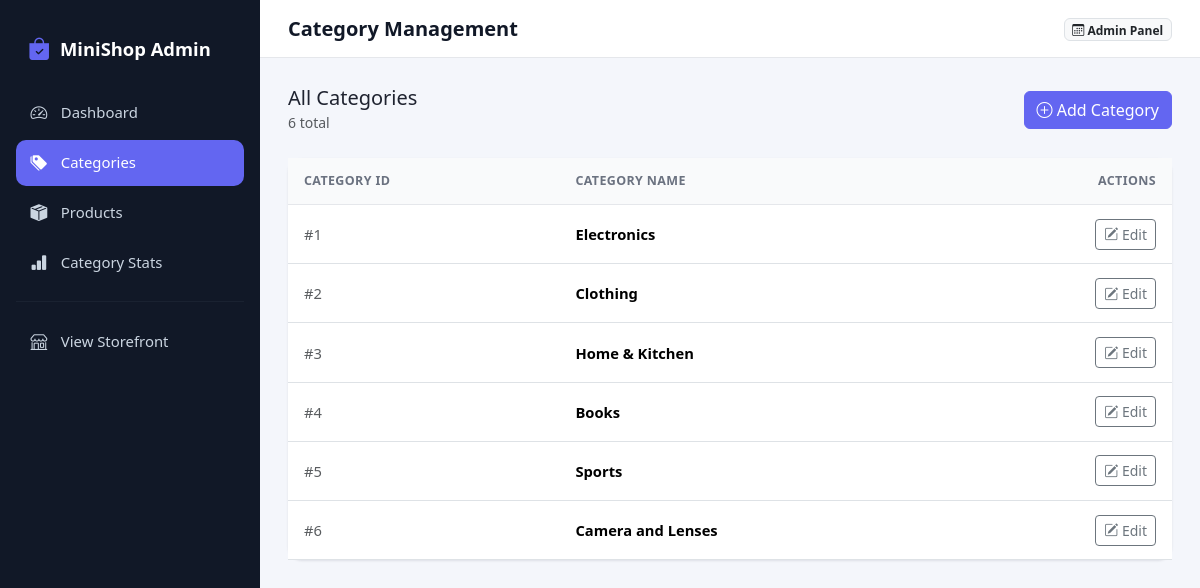
The page /categories on the database its author committed.
### tables this page shows
CREATE TABLE categories (
            category_id   INTEGER PRIMARY KEY AUTOINCREMENT,
            category_name TEXT NOT NULL UNIQUE
        );

### app.py (the view)
@app.route("/categories")
def category_list():
    conn = get_db_connection()
    categories = conn.execute(
        "SELECT category_id, category_name FROM categories ORDER BY category_id"
    ).fetchall()
    conn.close()
    return render_template("category_list.html", categories=categories)

### app.py (called while the page is built)
def get_db_connection():
    conn = sqlite3.connect(DB_NAME)
    conn.row_factory = sqlite3.Row
    conn.execute("PRAGMA foreign_keys = ON")
    return conn

### templates/category_list.html (shortened to what this page needs)
{% extends "base.html" %}
{% block page_title %}Category Management{% endblock %}
{% block content %}
<div class="d-flex justify-content-between align-items-center mb-4">
    <div>
        <h5 class="mb-0">All Categories</h5>
        <small class="text-muted">{{ categories|length }} total</small>
    </div>
    <a href="{{ url_for('add_category') }}" class="btn btn-primary">
        <i class="bi bi-plus-circle"></i> Add Category
    </a>
</div>
<div class="card">
    <div class="card-body p-0">
        <div class="table-responsive">
            <table class="table table-hover align-middle mb-0">
                <thead>
                    <tr>
                        <th>Category ID</th>
                        <th>Category Name</th>
                        <th class="text-end">Actions</th>
                    </tr>
                </thead>
                <tbody>
                    {% for category in categories %}
                    <tr>
                        <td class="text-muted">#{{ category.category_id }}</td>
                        <td class="fw-semibold">{{ category.category_name }}</td>
                        <td class="text-end">
                            <a href="{{ url_for('edit_category', category_id=category.category_id) }}"
                               class="btn btn-sm btn-outline-secondary">
                                <i class="bi bi-pencil-square"></i> Edit
                            </a>
                        </td>
                    </tr>
                    {% else %}
                    <tr>
                        <td colspan="3" class="text-center text-muted py-4">No categories yet.</td>
                    </tr>
                    {% endfor %}
                </tbody>
            </table>
        </div>
    </div>
</div>
{% endblock %}

### static/css/style.css (style rules this page uses)
:root { --brand-primary: #6366f1; --brand-primary-dark: #4f46e5; --sidebar-bg: #111827; --sidebar-bg-hover: #1f2937; --page-bg: #f4f6fb; --card-radius: 14px; }
* { box-sizing: border-box; }
body { background-color: var(--page-bg); font-family: 'Segoe UI', system-ui, -apple-system, sans-serif; color: #1f2330; }
a { text-decoration: none; }
.card { border: none; border-radius: var(--card-radius); box-shadow: 0 1px 3px rgba(16, 24, 40, 0.06), 0 1px 2px rgba(16, 24, 40, 0.04); }
.table thead th { background: #f9fafb; font-size: 0.78rem; text-transform: uppercase; letter-spacing: 0.03em; color: #6b7280; border-bottom: 1px solid #e5e7eb; padding: 0.85rem 1rem; }
.table tbody td { padding: 0.85rem 1rem; font-size: 0.92rem; }
.btn-primary { background-color: var(--brand-primary); border-color: var(--brand-primary); }

### rows shown on the page
categories: category_id "1", category_name "Electronics"
categories: category_id "2", category_name "Clothing"
categories: category_id "3", category_name "Home & Kitchen"
categories: category_id "4", category_name "Books"
categories: category_id "5", category_name "Sports"
categories: category_id "6", category_name "Camera and Lenses"

### other values the page prints
{{ categories|length }} "6"
